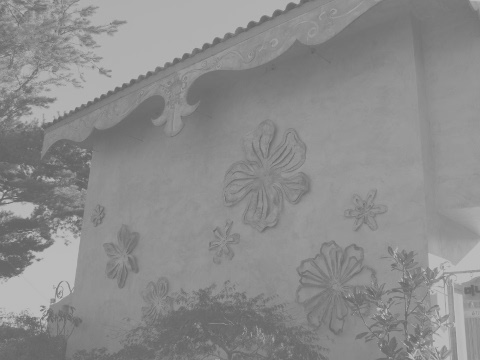
#> input picture ch4_img_processing_basic/img/abnormal.jpg, 480 x 360 px
$ python histo_normalize.py
#> lines starting #> are read from the running program, lines starting #| are printed output that depends on the picture
# -*- coding: utf-8 -*-
import cv2
import numpy as np
import matplotlib.pylab as plt

# 그레이 스케일로 영상 읽기
img = cv2.imread('../img/abnormal.jpg', cv2.IMREAD_GRAYSCALE)
#> img is the input picture: shape (360, 480); min 96, max 194, mean 140.1

# 직접 연산한 정규화
img_f = img.astype(np.float32)
img_norm = ((img_f - img_f.min()) + (255) / (img_f.max() - img_f.min()) )
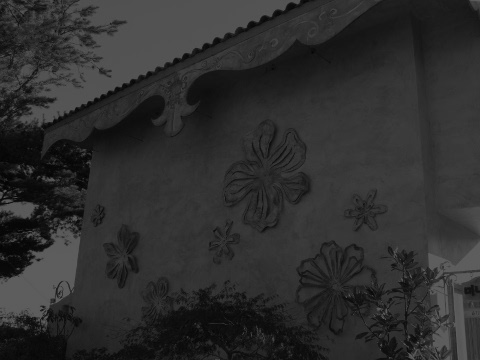
#> img_norm: shape (360, 480) float32; min 2.6, max 100.6, mean 46.7
img_norm = img_norm.astype(np.uint8)

# OpenCV API를 이용한 정규화
img_norm2 = cv2.normalize(img, None, 0, 255, cv2.NORM_MINMAX)
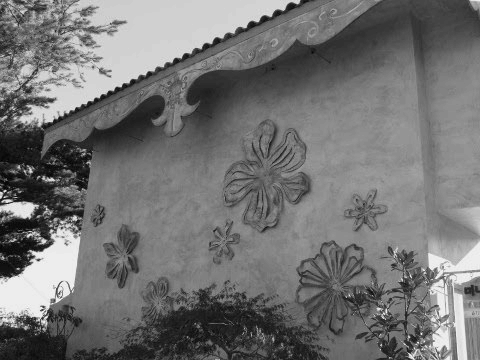
#> img_norm2: shape (360, 480); min 0, max 255, mean 114.7

# 히스토그램 계산
hist = cv2.calcHist([img], [0], None, [256], [0, 255])
#> hist = 256 values, max 6600 at index 145, min 0 at index 0, mean 675
hist_norm = cv2.calcHist([img_norm], [0], None, [256], [0, 255])
#> hist_norm = 256 values, max 6600 at index 51, min 0 at index 0, mean 675
hist_norm2 = cv2.calcHist([img_norm2], [0], None, [256], [0, 255])
#> hist_norm2 = 256 values, max 6600 at index 128, min 0 at index 1, mean 675

cv2.imshow('Before', img)
cv2.imshow('Manual', img_norm)
cv2.imshow('cv2.normalize()', img_norm2)

hists = {'Before': hist, 'Manual':hist_norm, 'cv2.normalize()': hist_norm2}
for i, (k, v) in enumerate(hists.items()):
    plt.subplot(1, 3, i+1)
    plt.title(k)
    plt.plot(v)
#> this loop made 3 passes
#> k on passes 1 to 3: 'Before', 'Manual', 'cv2.normalize()'

plt.show()
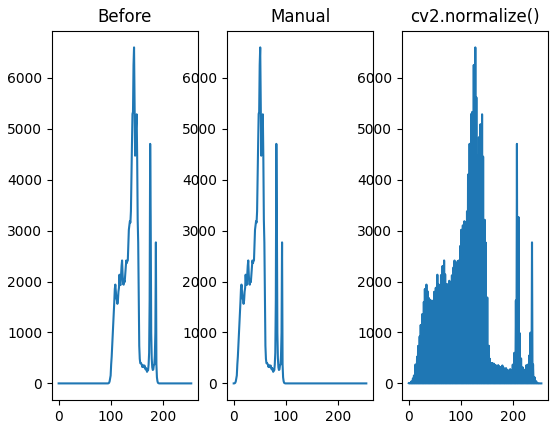
#> figure drawn by matplotlib, 3 panels; panel 1: curve peaks at x = 145, y = 6600; panel 2: curve peaks at x = 51, y = 6600; panel 3: curve peaks at x = 128, y = 6600

$ run again, with ch4_img_processing_basic/img/drawing.jpg copied over ch4_img_processing_basic/img/abnormal.jpg
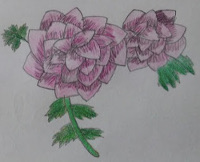
#> input picture ch4_img_processing_basic/img/drawing.jpg, 200 x 162 px
#> `img_norm2 = cv2.normalize(img, None, 0, 255, cv2.NORM_MINMAX)`:
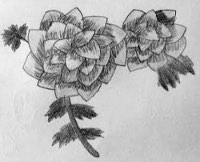
#> img_norm2: shape (162, 200); min 0, max 255, mean 179.3
#> hist = 256 values, max 1369 at index 154, min 0 at index 0, mean 126.6
#> hist_norm = 256 values, max 1369 at index 110, min 0 at index 0, mean 126.6
#> hist_norm2 = 256 values, max 1369 at index 211, min 0 at index 1, mean 126.6
#> the loop `for i, (k, v) in enumerate(hists.items()):` made 3 passes
#> k on passes 1 to 3: 'Before', 'Manual', 'cv2.normalize()'
#> `plt.show()`:
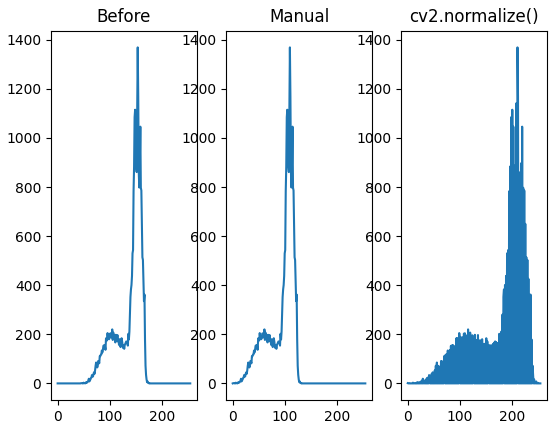
#> figure drawn by matplotlib, 3 panels; panel 1: curve peaks at x = 154, y = 1369; panel 2: curve peaks at x = 110, y = 1369; panel 3: curve peaks at x = 211, y = 1369
